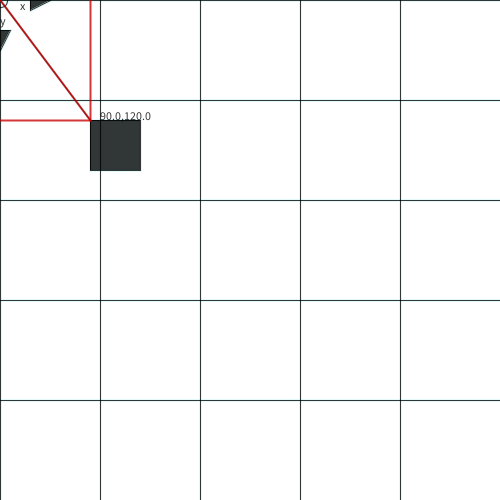
Frame 1 (no input)
Frame 60 (the mouse pressed at the canvas centre just before this capture): identical to frame 1, image omitted
Frame 120 (the mouse held since frame 60 and released just before this capture): identical to frame 1, image omitted

The Processing sketch that drew this single still picture (run headless with seeded random() and noise(); from frame 60 on, the mouse is pressed at the canvas centre):

// Processing sketch: FOR_5
// ── FOR_5.pde
 boolean play = false;
//for animation
float prop;
float propInc = 0.01;
int currentStep, waitCount;
PMatrix2D p;

PVector point, disp;

void setup()
{
    size(500, 500); 
     prop = 0;
     currentStep = 0;
     waitCount = 0;
     disp = new PVector(90, 120);
}

void draw()
{
    background(255);
    strokeWeight(3);
    color c = color(0,200, 200, 30); 
    grid(c);
    
    strokeWeight(1);
    pushMatrix();
      update();
      grid(color(0, 0, 0, 200));
    popMatrix();
    
    p.translate(disp.x, disp.y);
    point = new PVector(p.m02, p.m12);
    stroke(200, 0, 0, 200);
    strokeWeight(2);
    line(0,0, point.x, point.y);
    line(point.x, 0, point.x, point.y);
    line(0,point.y, point.x, point.y);
    text(point.x +","+point.y, point.x + 10, point.y);
}

void basegrid()
{
    //baseline
    strokeWeight(3);
    color c = color(0,200, 200, 100); 
    grid(c);
    strokeWeight(1);
    grid(c);
}

void grid(color c)
{
    noFill();
    stroke(c);
    ellipse(0,0,15,15);
    for(int i =0; i<width; i+=100)
    {
        line(i,0,i,height);
    }
    for(int i =0; i<height; i+=100)
    {
        line(0,i,width,i);
    }
    
    fill(c);
    triangle(30, -10, 50, 0, 30, 10);
    text("x", 20, 10);
    
    triangle(-10, 30, 0, 50, 10, 30);
    text("y", 0, 25);
    
    line(0,0,disp.x, disp.y);
    rect(disp.x, disp.y, 50, 50);

    
}

// ── sequence.pde
//String [] sequence = {"Translate: 125, 75", "Rotate: 30", "Scale:1.5"};
//String [] sequence = {"Rotate: 30","Translate: 125, 75"};
//String [] sequence = {"Rotate: 30","Translate: 125, 75", "Rotate: -30", "Scale: 1.25", "Translate: 50, -20"};
String [] sequence = {"Rotate: 30","Translate: 125, 75",  "Rotate: -30", "Translate: -125, -75"};


void transform(String step)
{
    String [] thisStep = split(step, ":");
    if(thisStep[0].equals("Translate"))
    {
        String [] pv = split(thisStep[1], ",");
        p.translate(float(pv[0]), float(pv[1]));
    }
    
    if(thisStep[0].equals("Rotate"))
    {
        p.rotate(radians(float(thisStep[1])));
    }
    
    if(thisStep[0].equals("Scale"))
    {
        p.scale(float(thisStep[1]));
    }
    
    //grid(color(0,0,255,100));
}

void animate(String step)
{
    String [] thisStep = split(step, ":");
    
   
    if(thisStep[0].equals("Translate"))
    {
        String [] pv = split(thisStep[1], ",");
        p.translate(float(pv[0])*prop, float(pv[1])*prop);
        
    }
    
    if(thisStep[0].equals("Rotate"))
    {
        p.rotate(prop*radians(float(thisStep[1])));
    }
    
    if(thisStep[0].equals("Scale"))
    {
        float pscale = 1 + prop*(float(thisStep[1])-1);
        p.scale(pscale);
    }
      
    applyMatrix(p);
    
    if(play) 
    {
      prop+=propInc;
    }
    
    
    if(prop>=1)
    {
        prop = 1;
        if(waitCount>50)
        {
          currentStep = (currentStep+1)%sequence.length;
          prop = 0;
          waitCount = 0;
        }
        else if(play) waitCount++;
    }
    
}

void update()
{
    p = new PMatrix2D();
    
    for(int i = 0; i<currentStep; i++)
    {
        transform(sequence[i]);
    }
    
    animate(sequence[currentStep]);
    
}
